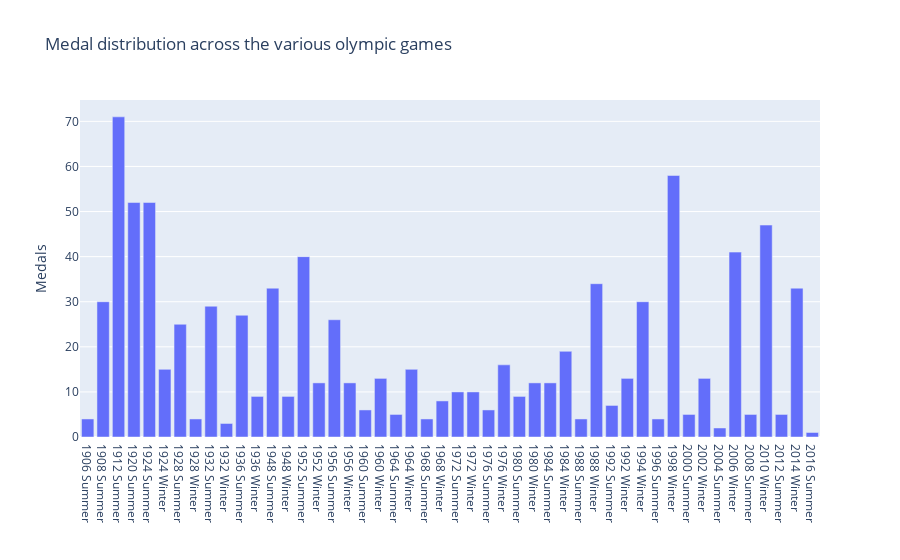

Write notebook code for a chart like this one.
### Markdown cell above
#### antal medaljer per OS

### Code cell
# Get all rows where a player managed to score a medal
olympic_data_finland_with_medals = olympic_data_finland[olympic_data_finland['Medal'].notna()]

# Filter the rows into groups of games, than sum the "Medals" column for each given game
medals_across_games = olympic_data_finland_with_medals.groupby('Games')['Medal'].value_counts()

# Group each game and sum the medal types (e.g bronze, silver & gold) for each given game 
medals_per_game = medals_across_games.groupby('Games').sum()

# Sort index, so we can display the games in order of year
medals_per_game.index = medals_per_game.index.sort_values()

fig = px.bar(
    x=medals_per_game.index,
    y=medals_per_game,
    title="Medal distribution across the various olympic games",
    labels={
        'x': '',
        'y': 'Medals'
    }
)

fig.show()

### Figure 1 — Plotly figure (JSON) as saved in the notebook; plotly's stock layout.template omitted (floating-point values rounded to 4 significant figures)
{"data": [{"alignmentgroup": "True", "hovertemplate": "=%{x}<br>Medals=%{y}<extra></extra>", "legendgroup": "", "marker": {"color": "#636efa", "pattern": {"shape": ""}}, "name": "", "offsetgroup": "", "orientation": "v", "showlegend": false, "textposition": "auto", "type": "bar", "x": ["1906 Summer", "1908 Summer", "1912 Summer", "1920 Summer", "1924 Summer", "1924 Winter", "1928 Summer", "1928 Winter", "1932 Summer", "1932 Winter", "1936 Summer", "1936 Winter", "1948 Summer", "1948 Winter", "1952 Summer", "1952 Winter", "1956 Summer", "1956 Winter", "1960 Summer", "1960 Winter", "1964 Summer", "1964 Winter", "1968 Summer", "1968 Winter", "1972 Summer", "1972 Winter", "1976 Summer", "1976 Winter", "1980 Summer", "1980 Winter", "1984 Summer", "1984 Winter", "1988 Summer", "1988 Winter", "1992 Summer", "1992 Winter", "1994 Winter", "1996 Summer", "1998 Winter", "2000 Summer", "2002 Winter", "2004 Summer", "2006 Winter", "2008 Summer", "2010 Winter", "2012 Summer", "2014 Winter", "2016 Summer"], "xaxis": "x", "y": [4, 30, 71, 52, 52, 15, 25, 4, 29, 3, 27, 9, 33, 9, 40, 12, 26, 12, 6, 13, 5, 15, 4, 8, 10, 10, 6, 16, 9, 12, 12, 19, 4, 34, 7, 13, 30, 4, 58, 5, 13, 2, 41, 5, 47, 5, 33, 1], "yaxis": "y"}], "layout": {"barmode": "relative", "legend": {"tracegroupgap": 0}, "title": {"text": "Medal distribution across the various olympic games"}, "xaxis": {"anchor": "y", "domain": [0, 1], "title": {"text": ""}}, "yaxis": {"anchor": "x", "domain": [0, 1], "title": {"text": "Medals"}}}}
